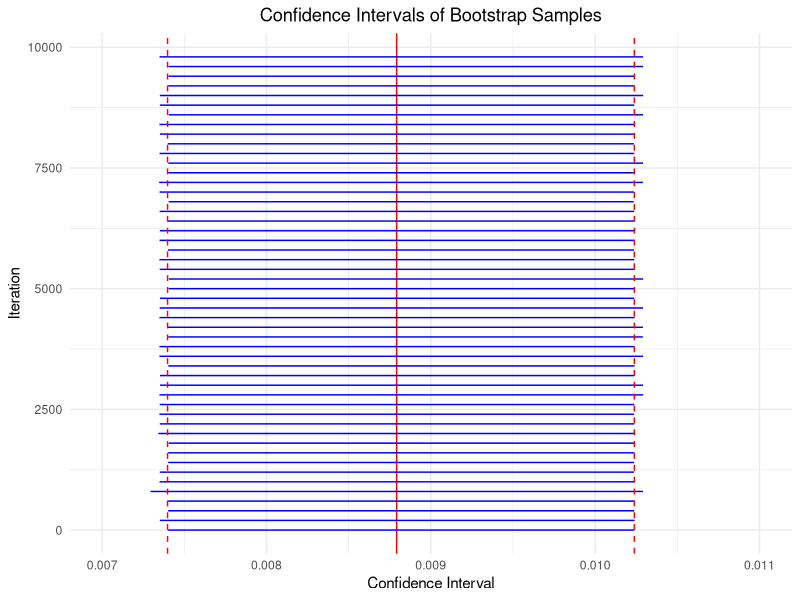

Here is the R script that generated this plot:
## ---- chunk 1
knitr::opts_chunk$set(echo = TRUE)

library(boot)
library(readr)
library(tidyverse)
## ---- chunk 2

data <- read_csv("data.csv", show_col_types = F)

## ---- chunk 3

vaccine <- data %>%
  filter(Test == "Vaccine")

placebo <- data %>%
  filter(Test == "Placebo")

prop_vaccine <- vaccine$COVID[1] / vaccine$No_COVID[1]
prop_placebo <- placebo$COVID[1] / placebo$No_COVID[1]
observed_diff <- prop_placebo - prop_vaccine

n_vaccine <- vaccine$COVID + vaccine$No_COVID
n_placebo <- placebo$COVID + placebo$No_COVID

observed_diff <- prop_placebo - prop_vaccine

## ---- chunk 4

n_bootstrap <- 10000
bootstrap_diffs <- numeric(n_bootstrap)
set.seed(123)

for (i in 1:n_bootstrap) {
  vaccine_sample <- sample(c(0, 1), size = n_vaccine, replace = TRUE, prob = c(1 - prop_vaccine, prop_vaccine))
  placebo_sample <- sample(c(0, 1), size = n_placebo, replace = TRUE, prob = c(1 - prop_placebo, prop_placebo))
  
  prop_vaccine_boot <- mean(vaccine_sample)
  prop_placebo_boot <- mean(placebo_sample)
  
  bootstrap_diffs[i] <- prop_placebo_boot - prop_vaccine_boot
}

# Calculate overall confidence interval
overall_ci <- quantile(bootstrap_diffs, c(0.025, 0.975))

# Calculate confidence intervals for each bootstrap sample
ci_data <- data.frame(
  Iteration = 1:n_bootstrap,
  Lower = numeric(n_bootstrap),
  Upper = numeric(n_bootstrap)
)

for (i in 1:n_bootstrap) {
  sample_diffs <- sample(bootstrap_diffs, n_bootstrap, replace = TRUE)
  ci_data$Lower[i] <- quantile(sample_diffs, 0.025)
  ci_data$Upper[i] <- quantile(sample_diffs, 0.975)
}
## ---- chunk 5
# Subset for plotting (e.g., plot every 500th iteration)
plot_data <- ci_data[seq(1, n_bootstrap, by = 200), ]

# Plot horizontal segmented line graph with overall confidence interval
ggplot(plot_data, aes(y = Iteration)) +
  geom_vline(xintercept = observed_diff, linetype = "solid", color = "red") + 
  geom_segment(aes(yend = Iteration, x = Lower, xend = Upper), color = "blue") +
  geom_vline(xintercept = overall_ci[1], linetype = "dashed", color = "red") +
  geom_vline(xintercept = overall_ci[2], linetype = "dashed", color = "red") +
  labs(title = "Confidence Intervals of Bootstrap Samples",
       y = "Iteration",
       x = "Confidence Interval") +
  scale_x_continuous(limits = c(0.007, 0.011), 
                     breaks = seq(0.007, 0.011, by = 0.001)) +
  theme_minimal() +
  theme(plot.title = element_text(hjust = 0.5), # Center the plot title
        axis.text.y = element_text(hjust = 1)) # Angle the y-axis labels for readability
  
